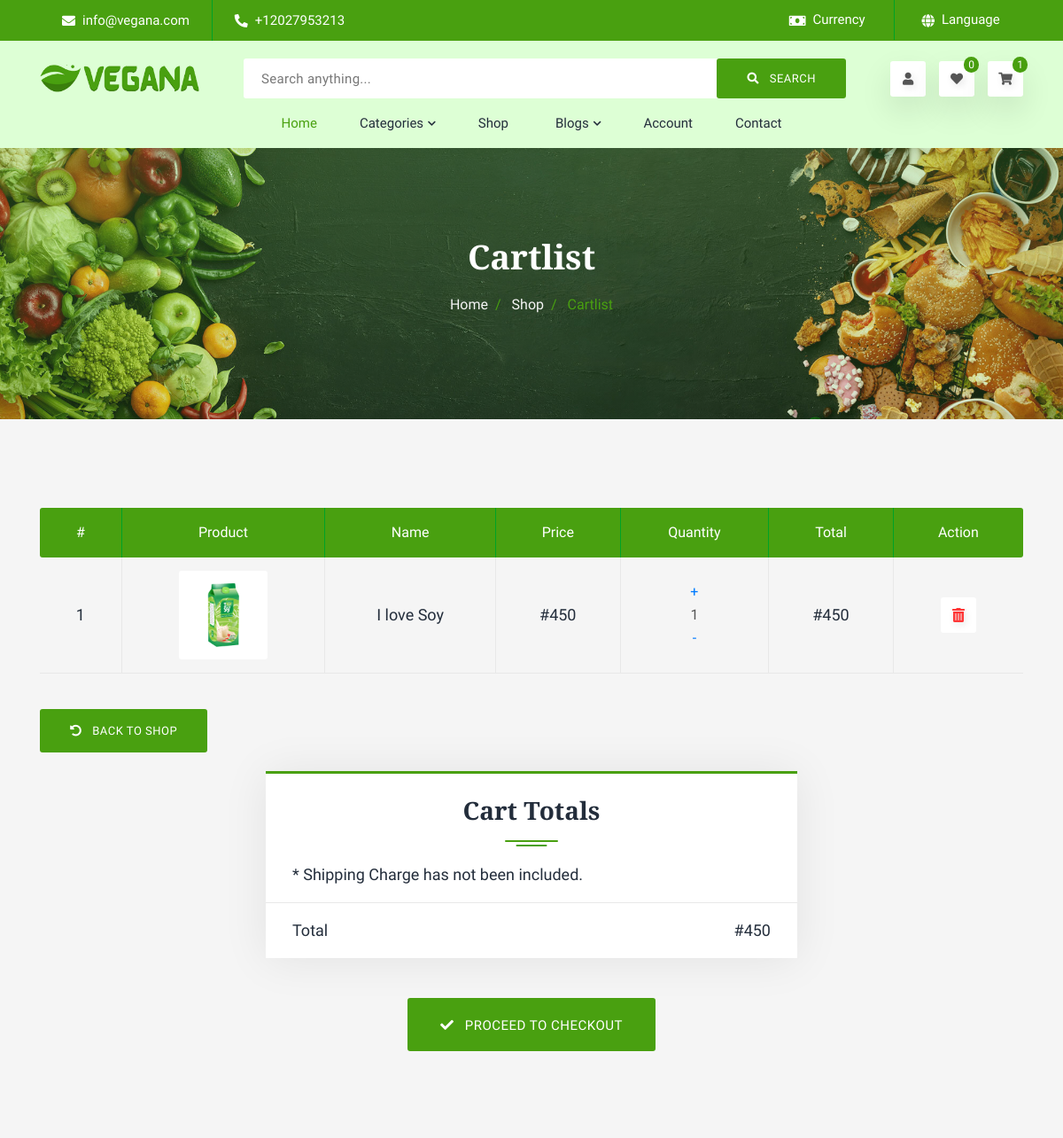
The page /cart/ (signed in, upper part) on the database as committed earlier.
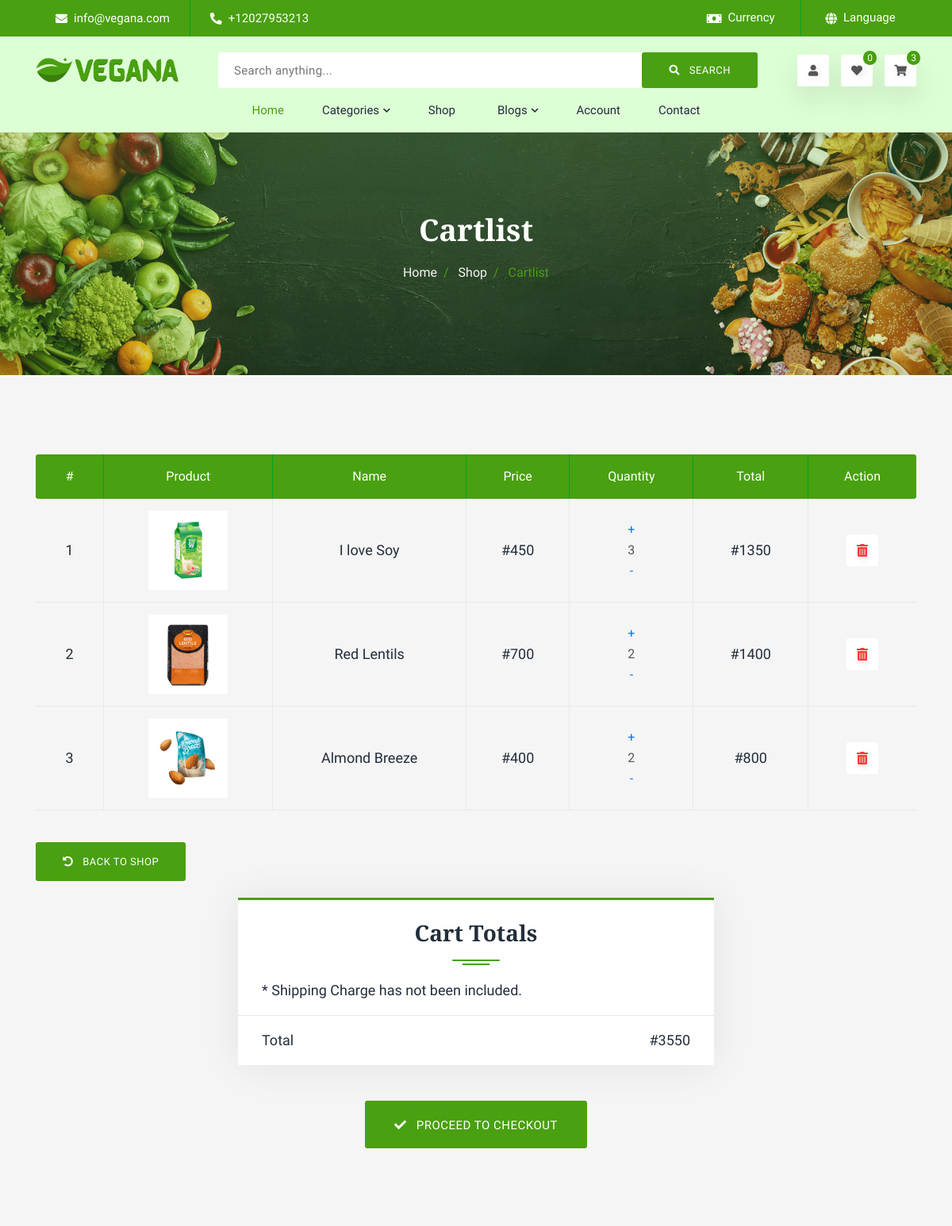
The same page on the database as committed later.
### store/models.py (models this page shows, shortened)
class Wishlist(models.Model):
    user = models.ForeignKey(get_user_model(), on_delete=models.CASCADE)
    items = models.ManyToManyField(WishItem)
    date_created = models.DateTimeField(auto_now_add=True)
    ordered_date = models.DateTimeField()
    ordered = models.BooleanField(default=False)
    class Meta:
        ordering = ['-date_created']

class Order(models.Model):
    user = models.ForeignKey(get_user_model(), on_delete=models.CASCADE)
    items = models.ManyToManyField(OrderItem)
    date_created = models.DateTimeField(auto_now_add=True)
    ordered_date = models.DateTimeField()
    ordered = models.BooleanField(default=False)
    billing = models.ForeignKey('BillingAdd', on_delete=models.SET_NULL, null=True)
    shipping = models.ForeignKey('ShippingAdd', on_delete=models.SET_NULL, null=True)
    details = models.ForeignKey('OrderDetail', on_delete=models.SET_NULL, null=True)
    ref = models.CharField(max_length=50, null=True, blank=True, unique=True,)
    def get_order_total(self):
        all_items = self.items.all()
        total = 0
        if all_items.exists():
            for item in all_items:
                total += item.get_item_total_price()
            return total
        else:
            return total
    class Meta:
        ordering = ['-date_created']

class OrderItem(models.Model):
    product = models.ForeignKey(Product, on_delete=models.CASCADE)
    user = models.ForeignKey(get_user_model(), on_delete=models.CASCADE)
    quantity = models.IntegerField(default=1)
    ordered = models.BooleanField(default=False)
    def get_item_total_price(self):
        return self.quantity * self.product.get_price()

class Product(models.Model):
    name = models.CharField(max_length=150)
    actual_price = models.IntegerField()
    discount_price = models.IntegerField(null=True, blank=True)
    category = models.ForeignKey(Category, on_delete=models.SET_NULL, null=True, blank=True)
    tags = models.ManyToManyField(Tag, related_name='tag', blank=True)
    slug = models.SlugField(unique=True, editable=False)
    description = models.TextField(max_length=3000, default="This is an auto generated product description.")
    featured_image = models.ImageField(null=True, blank=True)
    is_on_sale = models.BooleanField(default=True)
    created = models.DateTimeField(auto_now_add=True)
    shipping_fee = models.IntegerField(default=0)
    def get_price(self):
        if self.discount_price:
            return self.discount_price
        else:
            return self.actual_price

### store/views.py (the view)
# urls.py: path("cart/", views.Cart, name="cart"),
@login_required
def Cart(request):
    all_categories = Category.objects.all()
    order_qs = Order.objects.filter(user=request.user, ordered=False)
    if order_qs.exists():
        order = order_qs[0]
        order_items = order.items.all()
        cart_total = order.get_order_total()
        context = {
            'order_items': order_items,
            'all_categories': all_categories,
            'cart_total': cart_total,
        }
        return render(request, 'store/cartlist.html', context)
    else:
        messages.info(request, "You do not have an active order")
        return redirect('store:home')

### store/templates/store/cartlist.html (shortened to what this page needs)
{% extends 'component/base.html' %}
{% load static %}
{% block content %}
    <section class="single-banner">
      <div class="container">
        <div class="row">
          <div class="col-lg-12">
            <div class="single-content">
              <h2>Cartlist</h2>
              <ol class="breadcrumb">
                <li class="breadcrumb-item">
                  <a href="{% url 'store:home' %}">Home</a>
                </li>
                <li class="breadcrumb-item">
                  <a href="{% url 'store:home' %}">Shop</a>
                </li>
                <li class="breadcrumb-item active" aria-current="page">
                  Cartlist
                </li>
              </ol>
            </div>
          </div>
        </div>
      </div>
    </section>
    <section class="cart-part">
      <div class="container">
        <div class="row">
          <div class="col-lg-12">
            <div class="cart-list">
              <table class="table-list">
                <thead>
                  <tr>
                    <th scope="col">#</th>
                    <th scope="col">Product</th>
                    <th scope="col">Name</th>
                    <th scope="col">Price</th>
                    <th scope="col">Quantity</th>
                    <th scope="col">Total</th>
                    <th scope="col">Action</th>
                  </tr>
                </thead>
                <tbody>
                  {% if order_items %}
                  {% for orderitem in order_items %}
                  <tr>
                    <td class="table-number"><h5>{{forloop.counter}}</h5></td>
                    <td class="table-product">
                      <img
                        src="{{orderitem.product.featured_image.url}}"
                        alt="product-1"
                      />
                    </td>
                    <td class="table-name"><h5>{{orderitem.product.name}}</h5></td>
                    <td class="table-price"><h5>#{{orderitem.product.get_price}}</h5></td>
                    <td class="table-quantity">
                      <a href="{% url 'store:add-single-to-cart' orderitem.product.slug %}">+</a>
                      <p>{{orderitem.quantity}}</p>
                      <a href="{% url 'store:remove-single-from-cart' orderitem.product.slug %}">-</a>
                    </td>
                    <td class="table-total"><h5>#{{orderitem.get_item_total_price}}</h5></td>
                    <td class="table-action">
                      <a href="{% url 'store:remove-from-cart' orderitem.product.slug %}"><button ><i class="fas fa-trash-alt"></i></button></a>
                    </td>
                  </tr>
                  {% endfor %}
                  {% endif %}
                </tbody>
              </table>
            </div>
          </div>
        </div>
        <div class="row">
          <div class="col-md-6 col-lg-6">
            <div class="cart-back">
              <a href="{% url 'store:home'%}" class="btn btn-inline">
                <i class="fas fa-undo-alt"></i> <span>Back to Shop</span>
              </a>
            </div>
          </div>
          <div class="col-md-6 col-lg-6">
          </div>
        </div>
        {% if cart_total > 0 %}
        <div class="row">
          <div class="col-lg-12">
            <div class="cart-totals">
              <h2 class="title">Cart Totals</h2>
              <ul>
                <li><span>* Shipping Charge has not been included. </li>
                <li><span>Total</span> <span> #{{cart_total}}</span></li>
              </ul>
            </div>
            <div class="cart-proceed">
              <a href="{% url 'store:checkout' %}" class="btn btn-inline">
                <i class="fas fa-check"></i> <span>Proceed to Checkout</span>
              </a>
            </div>
          </div>
        </div>
        {% endif %}
      </div>
    </section>
  {% endblock content%}

### store/templates/component/base.html (shortened to what this page needs)
<!DOCTYPE html>
{% load static %}
<html lang="en">
  <head>
    <link rel="stylesheet" href="{% static 'assets/source/css/vendor/all.min.css' %}" />
    <link rel="stylesheet" href="{% static 'assets/source/css/vendor/flaticon.css' %}" />
    <link rel="stylesheet" href="{% static 'assets/source/css/vendor/fontawesome.css' %}" />
    <link rel="stylesheet" href="{% static 'assets/source/css/vendor/slick.css' %}" />
    <link rel="stylesheet" href="{% static 'assets/source/css/vendor/bootstrap.min.css' %}" />
    <link rel="stylesheet" href="{% static 'assets/source/css/custom/main.css' %}" />
    <link rel="stylesheet" href="{% static 'assets/source/css/custom/home-1.css' %}" />
    <link rel="stylesheet" href="{% static 'assets/source/css/vendor/jquery-ui.css' %}" />
    <link rel="stylesheet" href="{% static 'assets/source/css/custom/account.css' %}" />
    <link rel="stylesheet" href="{% static 'assets/source/css/custom/product-details.css' %}" />
    <link rel="stylesheet" href="{% static 'assets/source/css/custom/shop-leftbar.css' %}" />
    <link rel="stylesheet" href="{% static 'assets/source/css/custom/cartlist.css' %}" />
    <link rel="stylesheet" href="{% static 'assets/source/css/custom/wishlist.css' %}" />
    <link rel="stylesheet" href="{% static 'assets/source/css/custom/signin-up.css' %}" />
    <link rel="stylesheet" href="{% static 'assets/source/css/custom/checkout.css' %}">
    <link rel="stylesheet" href="{% static 'assets/source/css/custom/contact.css' %}" />
  </head>
  <body>
    {% include 'component/header.html' %}
    {% include 'component/navbar.html' %}
    {% block content %}
    {% endblock content %}
  </body>
</html>

### store/templates/component/header.html (shortened to what this page needs)
<header class="header-part">
  <div class="container">
    <div class="row">
      <div class="col-sm-12 col-md-6 col-lg-6">
        <ul class="header-info">
          <li>
            <i class="fas fa-envelope"></i>
            <p>info@vegana.com</p>
          </li>
          <li>
            <i class="fas fa-phone-alt"></i>
            <p>+12027953213</p>
          </li>
        </ul>
      </div>
      <div class="col-sm-12 col-md-6 col-lg-6">
        <div class="header-option">
          <div class="header-curr">
            <i class="fas fa-money-bill"></i>
            <select class="header-select custom-select">
              <option class="clr" selected>currency</option>
            </select>
          </div>
          <div class="header-lang">
            <i class="fas fa-globe"></i>
            <select class="header-select custom-select">
              <option class="clr" selected>language</option>
            </select>
          </div>
        </div>
      </div>
    </div>
  </div>
</header>

### store/templates/component/navbar.html (shortened to what this page needs)
{% load static %}
{% load orderitem_count %}
<nav class="navbar-part">
    <div class="container">
      <div class="row">
        <div class="col-lg-12">
          <div class="navbar-element">
            <a class="navbar-logo" href="#">
              <img src="{% static 'assets/images/logo/01.png' %}" alt="logo" />
            </a>
            <form class="search-form navbar-src">
              <input type="text" placeholder="Search anything..." />
              <button class="btn btn-inline">
                <i class="fas fa-search"></i> <span>search</span>
              </button>
            </form>
            <ul class="right-widget">
              <li>
                <a class="icon icon-inline" href="{% if request.user.is_authenticated %} {% url 'account_logout'%} {% else %} {% url 'account_login' %} {% endif %}"
                  ><i class="fas fa-user"></i
                ></a>
              </li>
              <li>
                <a class="icon icon-inline" href="{% url 'store:wishlist' %}"
                  ><i class="fas fa-heart"></i><sup>{% if request.user.is_authenticated %} {{ request.user|wishlist_item_count}}{% else%} 0 {% endif %}</sup></a
                >
              </li>
              <li>
                <a class="icon icon-inline" href="{% url 'store:cart' %}"
                  ><i class="fas fa-shopping-cart"></i><sup>{% if request.user.is_authenticated %} {{ request.user|cart_item_count}}{% else%} 0 {% endif %}</sup></a
                >
              </li>
            </ul>
          </div>
        </div>
      </div>
      <div class="row">
        <div class="col-lg-12">
          <div class="navbar-slide">
            <div class="navbar-content">
              <ul class="navbar-list">
                <li class="navbar-item active">
                  <a class="navbar-link" href="{% url 'store:home' %}">Home</a>
                </li>
                <li class="navbar-item navbar-dropdown navbar-megamenu">
                  <a class="navbar-link dropdown-indicator" href="#">
                    <span>Categories</span>
                    <i class="fas fa-chevron-down"></i>
                  </a>
                </li>
                <li class="navbar-item navbar-dropdown">
                  <a class="navbar-link dropdown-indicator" href="{% url 'store:shop' %}">
                    <span>Shop</span>
                  </a>
                </li>
                <li class="navbar-item navbar-dropdown">
                  <a class="navbar-link dropdown-indicator" href="#">
                    <span>blogs</span> <i class="fas fa-chevron-down"></i>
                  </a>
                </li>
                <li class="navbar-item">
                  <a class="navbar-link" href="{% url 'store:account' %}"
                    >Account</a
                  >
                </li>
                <li class="navbar-item">
                  <a class="navbar-link" href="{% url 'store:contact' %}"
                    >contact</a
                  >
                </li>
              </ul>
            </div>
          </div>
        </div>
      </div>
    </div>
  </nav>

### store/templates/component/footer.html (shortened to what this page needs)
{% load static %}

Rows that differ between the two databases and show on the page:
changed OrderItem "I love Soy": quantity "1" → "3"; get_item_total_price "450" → "1350"
added OrderItem: product.featured_image (picture), product.name "Red Lentils", product.get_price "700", quantity "2", get_item_total_price "1400"
added OrderItem: product.featured_image (picture), product.name "Almond Breeze", product.get_price "400", quantity "2", get_item_total_price "800"
Other text that changed with them:
{{ request.user|cart_item_count }}: "1" → "3"
{{ cart_total }}: "450" → "3550"
